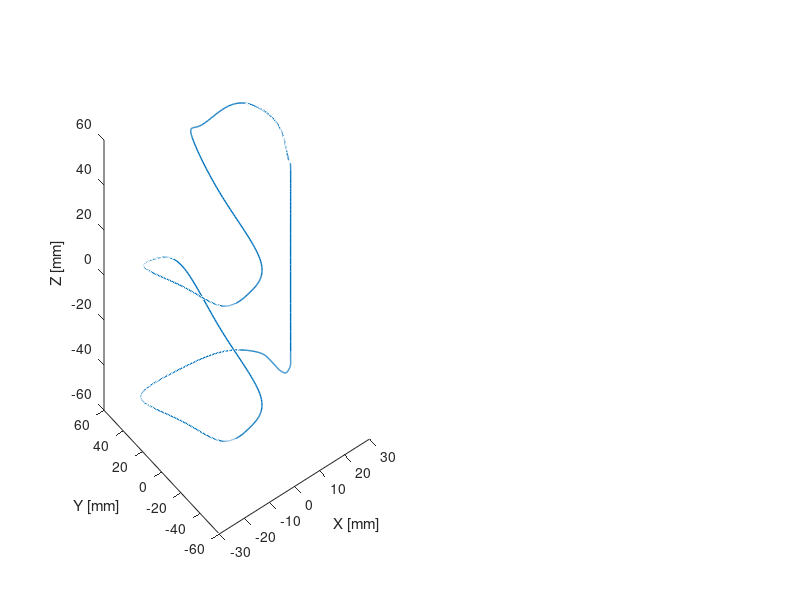

MATLAB code to generate this figure: (Note: this script raises an error after producing the figure.)
%/////////////////////////////////////////////////////////////////////////
%This program was made by Haoran and Julien Leclerc Ph.D, Robotic Swarm Control
%Laboratory, University of Houston, Department of Electrical and Computer
%Engineering
%/////////////////////////////////////////////////////////////////////
%Last modification: 9/27/2018

%This script is an algorithm simulating the functioning of a 3D magnetic
%manipulator. The system manipulates a cylinder magnet in the X-Y-Z plane. The cylinder
%revolution axis is in the same plane. The system has 6 electromagnets
%arranges in a square shape.

%Clear out everything
close all
clear all
image_index =1;
start=1;
%add folder path
addpath('stlTools')
addpath('Magnetic Field Functions')
addpath('Magnetic Field Gradient Functions')
addpath('complete Controller')
addpath('Filters')
addpath('Measurement Simulation')
addpath('Inverse Magnetics')
addpath('Physics Simulation')
addpath('Trajectory controllers')
addpath('Velocity Controllers')

%////////////////////////////////////////////////////////////////////////
%/////////////Begining of variables and constant definition//////////////
%Variables used to control the figures
%These values can be modified by the user
PlotPosition=[10,100,1500,680]; %Position of the window [x,y,wigth width, height]
nb_pts_per_axis_plot_conditioning=100; %Number of points to plot on each axis of the actuation matrix conditioning map
Plot_Side_Length=0.15;% [m]%Length to plot on each axis of the actuation matrix conditioning map
PlotConditioning=false; % Only plot conditioning when true. Set to false to dislabe this plot and speed up the computation
NbPtsTimePlot=20; %Number of time points to plot for the plots as function of time.

R_roll=0;
R_pitch = 0;
R_yaw=0;
R_Xoffset = 0.02;
R_Yoffset = 0.025;
R_Zoffset = -0.058;
Orien = [cos(R_yaw)*cos(R_pitch), sin(R_yaw)*cos(R_pitch), sin(R_pitch)];
P=[R_Xoffset,R_Yoffset,R_Zoffset]; %Initial position of the robot [ Xposition [m] , Yposition [m], roll[rad], pitch[rad], yall[rad]]
V=[0,0,0]; %Velocity of the robot[ Xvelocity [m/s] , Yvelocity [m/s], Zvelocity, Roll Velocity [rad/s], Pitch Velocity [rad/s], Yaw Velocity [rad/s]]

%Parameters of the controller
%These values can be modified by the user
HistoryErrorVelocityLegnth=300; %Number of points in the vector HistoryErrorVelocity. This vector is used to compute the integral component of the Velocity controller. It has a finite length and therfore allow forgeting old errors.
DistanceHistory = zeros(1003,1);
PositionHistory = zeros(1003,3);

%Other Constants definition
%These values can be modified by the user
T=0.31;%[m] length of the side of the cube formed by the coils.
Robot_Length=2e-3;%Length of the cylinder magnet[m]
Robot_diameter=0.75e-3;%[m] Diameter of the cylinder magnet[m]
RobotDensity=8000; %[Kg/m^3] Density of the robot, 8000 for Neodium magnets
coil_radius=0.1; %[m] Average radius of the electromagnets
NbTurns=795; %[no unit] Number of turns in the electromagnet
M=0.87e6; %Magnetization of the magnet [A/m]
CdForce=0.0015; %[N.s/m] Drag coefficient used in the controller internal model
CdTorque=0.00000005; 
RealCd=0.00015; %[N.s/m] Real Drag coefficient of the robot
Rho = 1000; %[Kg/m^3]
ControllerSpeedFactor=2; %[] 
deltaT=0.01; %[s] Time step for physics simulation

%Program Variables initialization, modify at your own risk.
time=0; %starting time.
LastTime=time-deltaT;
DragCoef=[CdForce,CdForce,CdForce];  % why in this form?
TimeVector=0; %Time vector initialization. Used for plot
VelocitySetpointVector=[0;0]; %Velocity Setpoint vector initialization. Used for plot
VelocityVector=[0;0;0]; %Velocity vector initialization. Used for plot
MaxB=0; %Maximum norm of flux density encountered in the map (used to set maximum flux density value of the map display)
HistoryErrorVelocity=zeros(3,HistoryErrorVelocityLegnth); %Initialize HistoryErrorVelocity
PhysicsIterNumber=0; %iteration number of physics simulation
NewErrorCovMatrix=eye(6,6); %Initialization of the covariance matrix used by the Kalman Filter
I=[0;0;0;0;0;0]; %Initialization of the current [0;0;0;0;0;0;]
StateVector=[0;0;0]; %Initialization of the state vector
MeasuredPositionVector=[0;0;0]; %Initialization of the measured position vector
RealPositionVector=[0;0;0]; %Initialization of the real position vector
Act=zeros(3,6); %Initialization of the actuation matrix
NewState=[P(1);P(2);P(3);V(1);V(2);V(3)]; %Initialize robot initial state
NewPositionMeasured=true; %Tell the controller a new position was measured

%%%%calculate high resolution trajectory and initial orientation for each
%%%%way point(roll pitch yaw)
TrajSetpoint=[77.5,23,-77.5;77.5,99.2,-77.5;78.5,106.5,-77.5;82.5,111.5,-77.5;93.218,118.15,-77.5;112.54,120,-81.5;116.5,121.3,-90.5;115.51,121.2,-99.5;112.5,120.8,-103.5;77.5,111.5,-105;37.5,101.5,-105;28.48,96.5,-112.5;37.5,91.5,-120;77.5,81.5,-120;117.5,71.5,-120;126.5,66.5,-112.5;117.5,61.5,-105;77.5,51.5,-105;37.5,41.5,-105;28.48,36.5,-112.5;37.5,31.5,-120;77.5,21.5,-120;117.5,11.54,-120;126.83,11.31,-115.99;126.5,10.67,-102.47;121.5,9.97,-87.48;109.08,9.57,-79.05;100.5,9.5,-77.5;91.5,9.5,-77.5;88.15,9.7,-77.5;83.9,10.69,-77.5;80.9,12.57,-77.5;78.21,15.9,-77.5;77.5,18.5,-77.5;77.5,23,-77.5];
[m,n]=size(TrajSetpoint);
Traj = zeros(m,n+1);
Traj(:,1:n) = TrajSetpoint(:,:);
Traj(:,n+1) = ones(m,1)*0.01;
orientation = zeros(1000,3);
XLD=linspace(0,1,m);
XHD=linspace(0,1,1000);

Xtraj=interp1(XLD,Traj(:,1),XHD,'spline');
Xtraj = Xtraj - (max(Xtraj)+min(Xtraj))/2;

Ytraj=interp1(XLD,Traj(:,2),XHD,'spline');
Ytraj = Ytraj - (max(Ytraj)+min(Ytraj))/2;

Ztraj=interp1(XLD,Traj(:,3),XHD,'spline');
Ztraj = Ztraj - (max(Ztraj)+min(Ztraj))/2;
for i = 1:1000
    if i == 1000
        orientation(i,:) = [Xtraj(1)-Xtraj(i),Ytraj(1)-Ytraj(i),Ztraj(1)-Ztraj(i)]/norm([Xtraj(1)-Xtraj(i),Ytraj(1)-Ytraj(i),Ztraj(1)-Ztraj(i)]);
    else
        orientation(i,:) = [Xtraj(i+1)-Xtraj(i),Ytraj(i+1)-Ytraj(i),Ztraj(i+1)-Ztraj(i)]/norm([Xtraj(i+1)-Xtraj(i),Ytraj(i+1)-Ytraj(i),Ztraj(i+1)-Ztraj(i)]);
    end
end

%Calculate constants used in the program
MagneticMoment=pi.*((Robot_diameter./2).^2).*Robot_Length.*M; %[A.m^2] Equivalent magnetic moment of the robot.
RobotMass=pi.*((Robot_diameter./2).^2).*Robot_Length.*RobotDensity; %[Kg] Mass of the robot
% J=[1/12*RobotMass*(3*(Robot_diameter./2)).^2; 1/12*RobotMass*(3*(Robot_diameter./2)).^2; 1/2*RobotMass*(Robot_diameter./2).^2]; %[Kg.m^2] Moment of inertia of the robot  https://en.wikipedia.org/wiki/List_of_moments_of_inertia

%/////////////End of variables and constant definition//////////////
%////////////////////////////////////////////////////////////////////////

%/////////////////////////////////////////////////////////////////////////
%Compute 3D map of the magnetic field produced by each coil for one amp. 
%Used for plot during compuation

xmin=-T/2.*1; %[m] minimum x plot value
xmax=T/2.*1; %[m] maximum x plot value
ymin=-T/2.*1; %[m] minimum y plot value
ymax=T/2.*1; %[m] maximum y plot value
zmin = 0; % [m] minimum z plot value
zmax = T.*1; %[m] maximum z plot value
NbPtsX=50; %Numbers of points to plot on x axis for flux density map Must be a multiple of 10 top plot quiver correctly
NbPtsY=50; %Numbers of points to plot on y axis for flux density map Must be a multiple of 10 top plot quiver correctly
NbPtsZ=50; %Numbers of points to plot on y axis for flux density map Must be a multiple of 10 top plot quiver correctly
NormB=zeros(NbPtsX,NbPtsY,NbPtsZ);


Xplot=linspace(xmin,xmax,NbPtsX); %Initialize x vector
Yplot=linspace(ymin,ymax,NbPtsY); %Initialize y vector
Zplot=linspace(zmin,zmax,NbPtsZ); %Initialize y vector
[Xg,Yg,Zg] = meshgrid(Xplot,Yplot,Zplot);

% XplotQuiver=linspace(xmin,xmax,NbPtsX./50); %Initialize x vector
% YplotQuiver=linspace(ymin,ymax,NbPtsY./50); %Initialize y vector
% ZplotQuiver=linspace(zmin,zmax,NbPtsZ./50); %Initialize y vector
% [XQ,YQ,ZQ] = meshgrid(XplotQuiver,YplotQuiver,ZplotQuiver);
% 
% for i=1:NbPtsX
%     if ~mod(i,10)
%         clc
%         disp('Computing flux density map. ')
%         disp(['Progress:',num2str(100.*i/NbPtsX),' %'])
%     end
%     for j=1:NbPtsY
%         for k = 1:NbPtsZ
%             MatPlotB(i,j,k,:,:)=[GFunction( 1,[Xplot(i),Yplot(j),Zplot(k)],coil_radius,T );GFunction( 2,[Xplot(i),Yplot(j),Zplot(k)],coil_radius,T );GFunction( 3,[Xplot(i),Yplot(j),Zplot(k)],coil_radius,T );GFunction( 4,[Xplot(i),Yplot(j),Zplot(k)],coil_radius ,T); GFunction( 5,[Xplot(i),Yplot(j),Zplot(k)],coil_radius,T );GFunction( 6,[Xplot(i),Yplot(j),Zplot(k)],coil_radius,T )]  ;       %#ok<*SAGROW>     
%         end
%     end
% end
% for i=1:NbPtsX./50
%     for j=1:NbPtsY./50
%         for k = 1: NbPtsZ./50
%         MatPlotBQuiver(i,j,k,:,:)=[GFunction( 1,[XplotQuiver(i),YplotQuiver(j),ZplotQuiver(k)],coil_radius,T );GFunction( 2,[XplotQuiver(i),YplotQuiver(j),ZplotQuiver(k)],coil_radius,T );GFunction( 3,[XplotQuiver(i),YplotQuiver(j),ZplotQuiver(k)],coil_radius,T );GFunction( 4,[XplotQuiver(i),YplotQuiver(j),ZplotQuiver(k)],coil_radius ,T);GFunction( 5,[XplotQuiver(i),YplotQuiver(j),ZplotQuiver(k)],coil_radius,T );GFunction( 6,[XplotQuiver(i),YplotQuiver(j),ZplotQuiver(k)],coil_radius,T )];       %#ok<*SAGROW>     
%         end
%     end
% end
%END  of  compute 3D map of the magnetic field produced by each coil for one amp. 
%/////////////////////////////////////////////////////////////////////////


%Update state of the robot
LastMeasuredPosition=P;
LastMeasuredTime=0;
LastPositionMeasureTime=0;
MeasuredPosition=P;
CalculatedVelocity=[0,0,0];
Integral=0;
VelocitySetpoint = [0,0,0];
OrienSetpoint = [0,0,0];

%/////////////3D plot initial environment and trajectory//////////////
%////////////////////////////////////////////////////////////////////////
        set(gcf, 'Position', PlotPosition)
        figure(1)
        %calculate robot roll pitch and yaw with deriction vector
        roll = Orien(1);
        pitch =Orien(2);
        yaw = Orien(3);
        x = cos(yaw)*cos(pitch);
        y = sin(yaw)*cos(pitch);
        z = sin(pitch);

        subplot(2,2,[1,3])
        cla
        plot3(Ztraj,Xtraj,Ytraj,'LineWidth',1)
        set(gca,'YDir','normal')
        set(gca,'ZDir','normal')
        set(gca,'XDir','normal')
        xlabel('X [mm]')
        ylabel('Y [mm]')
        zlabel('Z [mm]')
        set(gcf, 'Position', PlotPosition)
        hold on 
    %     quiver3(Ztraj(i),Xtraj(i),Ytraj(i),orientation(i,3)',orientation(i,1)',orientation(i,2)','color','r')
        robot = stlread('robot.stl');
        p1 = patch(robot,'EdgeColor','none','FaceColor',[0,0,0],'FaceLighting','phong','EdgeLighting','phong','FaceAlpha',0.6);
        R_X=[1,0,0;0,cos(pitch),-sin(pitch);0,sin(pitch),cos(pitch)];
        R_Y = [cos(roll),0,sin(roll);0,1,0;-sin(roll),0,cos(roll)];
        R_Z=[cos(yaw-pi/2),-sin(yaw-pi/2),0;sin(yaw-pi/2),cos(yaw-pi/2),0;0,0,1];
        p1.Vertices=(R_Z*R_X*R_Y*p1.Vertices')'+ P(1)*1000.*repmat([1,0,0],[size(robot,1),1])+P(2)*1000.*repmat([0,1,0],[size(robot,1),1])+P(3)*1000.*repmat([0,0,1],[size(robot,1),1]);
        camlight
        view([90,90,90])

        drawnow

%         subplot(2,2,2)
%         for i=1:NbPtsX
%             for j=1:NbPtsY
%                 for k=1:NbPtsZ
%                     TempField=MagField3D([Xplot(i);Yplot(j);Zplot(k)],NbTurns.*I,coil_radius,T );
%                     NormB(i,j,k)=norm(TempField);
%                 end
%             end
%         end
%         
%         slice(Xg,Yg,Zg,NormB,0,0,0)
%         title('Field Magnitude')
%         xlabel('x')
%         ylabel('y')
%         zlabel('z')

        subplot(2,2,4)
        cla
        grid on    

        hold on
        quiver3(0,0,0,5*x,5*y,5*z,'color','g')
        quiver3(0,0,0,10*x,10*y,10*z,'color','r')

        robot = stlread('robot.stl');
        p1 = patch(robot,'EdgeColor','none','FaceColor',[0,0,0],'FaceLighting','phong','EdgeLighting','phong','FaceAlpha',0.6);
        R_X=[1,0,0;0,cos(pitch),-sin(pitch);0,sin(pitch),cos(pitch)];
        R_Y = [cos(roll),0,sin(roll);0,1,0;-sin(roll),0,cos(roll)];
        R_Z=[cos(yaw-pi/2),-sin(yaw-pi/2),0;sin(yaw-pi/2),cos(yaw-pi/2),0;0,0,1];
        p1.Vertices=(R_Z*R_X*R_Y*p1.Vertices')'+ 0.*repmat([1,0,0],[size(robot,1),1])+0.*repmat([0,1,0],[size(robot,1),1])+0.*repmat([0,0,1],[size(robot,1),1]);
        axis([-5,5,-5,5,-5,5])
        camlight
        view([90,90,90])
        drawnow
        
        
        
%///////////////////////////////////////////////////////////////////////
%///////////Begining the main loop////////////////////////////////


while start==1



    if   ~mod(PhysicsIterNumber,ControllerSpeedFactor) %The controller runs ControllerSpeedFactor time slower than the physics simulation. The controller outputs are updated every ControllerSpeedFactor iterations.

        %Simulate the measurement of the position using the camera  
         PreviousMeasuredPosition=MeasuredPosition;
        [ MeasuredPosition,LastMeasuredTime ] = GaussianNoiseSensing( P, time, LastMeasuredTime,PreviousMeasuredPosition );


         %Update data used by the Kalman filter
         PreviousState=NewState;
         PreviousErrorCovMatrix=NewErrorCovMatrix;


         %Compute controller output
         [NewState, NewErrorCovMatrix, I, LastPositionMeasureTime, Orien, Act, MinimumDistanceIndex, Integral] = CompleteController1(PreviousMeasuredPosition, MeasuredPosition, time,deltaT,Traj, LastPositionMeasureTime,LastTime,RobotMass,Robot_diameter, DragCoef,I,PreviousState, PreviousErrorCovMatrix,15,Act,Integral,orientation,MagneticMoment,V);

         %Update last iteration time
         LastTime=time;
    end
    %Compute the physics
    [NewP, NewV] = ComputePhysics1(P,Orien, V, I, RobotMass, deltaT, coil_radius, T, RealCd,NbTurns, MagneticMoment, 10);
%     disp('current ')
%     disp(I')
    P=NewP; %Update current position
    V=NewV; %Update current velocity
    Orien = V./norm(V);
    time=time+deltaT; %update time    



%/////////////3D plot environment and trajectory//////////////
%////////////////////////////////////////////////////////////////////////

        set(gcf, 'Position', PlotPosition)
        figure(1)
        %calculate robot roll pitch and yaw with deriction vector
        roll = 0;
        pitch =atan2(Orien(3),sqrt(Orien(2)^2+Orien(1)^2));
        yaw = atan2(Orien(2),Orien(1));
        x = Orien(1);
        y = Orien(2);
        z = Orien(3);

        subplot(2,2,[1,3])
        cla
        plot3(Ztraj,Xtraj,Ytraj,'LineWidth',1)
        set(gca,'YDir','normal')
        set(gca,'ZDir','normal')
        set(gca,'XDir','normal')
        xlabel('X [mm]')
        ylabel('Y [mm]')
        zlabel('Z [mm]')
        set(gcf, 'Position', PlotPosition)
        hold on
        %get the nonzeros trajectory
        position = nonzeros(PositionHistory);
        [row,~] = size(position);
        Position = zeros(row/3,3);
        Position(:,1)=position(1:row/3);
        Position(:,2)=position((row/3+1):(2*row/3));
        Position(:,3)=position((2*row/3+1):row);
        plot3(Position(:,1)*1000,Position(:,2)*1000,Position(:,3)*1000,'LineWidth',1)

        plot3(Ztraj(MinimumDistanceIndex),Xtraj(MinimumDistanceIndex),Ytraj(MinimumDistanceIndex),'*r')
        plot3([P(1)*1000,Ztraj(MinimumDistanceIndex)],[P(2)*1000,Xtraj(MinimumDistanceIndex)],[P(3)*1000,Ytraj(MinimumDistanceIndex)],'r')
        quiver3(P(1)*1000,P(2)*1000,P(3)*1000,5*x,5*y,5*z,'color','g')

    %     quiver3(Ztraj(i),Xtraj(i),Ytraj(i),orientation(i,3)',orientation(i,1)',orientation(i,2)','color','r')
        robot = stlread('robot.stl');
        p1 = patch(robot,'EdgeColor','none','FaceColor',[0,0,0],'FaceLighting','phong','EdgeLighting','phong','FaceAlpha',0.6);
        R_X=[1,0,0;0,cos(pitch),-sin(pitch);0,sin(pitch),cos(pitch)];
        R_Y = [cos(roll),0,sin(roll);0,1,0;-sin(roll),0,cos(roll)];
        R_Z=[cos(yaw-pi/2),-sin(yaw-pi/2),0;sin(yaw-pi/2),cos(yaw-pi/2),0;0,0,1];
        p1.Vertices=(R_Z*R_X*R_Y*p1.Vertices')'+ P(1)*1000.*repmat([1,0,0],[size(robot,1),1])+P(2)*1000.*repmat([0,1,0],[size(robot,1),1])+P(3)*1000.*repmat([0,0,1],[size(robot,1),1]);
        camlight
        view([90,90,90])

        drawnow

    %         subplot(2,2,2)
    %         for i=1:NbPtsX
    %             for j=1:NbPtsY
    %                 for k=1:NbPtsZ
    %                     TempField=MagField3D([Xplot(i);Yplot(j);Zplot(k)],NbTurns.*I,coil_radius,T );
    %                     NormB(i,j,k)=norm(TempField);
    %                 end
    %             end
    %         end
    %         
    %         slice(Xg,Yg,Zg,NormB,0,0,0)
    %         title('Field Magnitude')
    %         xlabel('x')
    %         ylabel('y')
    %         zlabel('z')

        subplot(2,2,4)
        cla
        grid on  
        set(gca,'YDir','normal')
        set(gca,'ZDir','normal')
        set(gca,'XDir','normal')
        xlabel('X [mm]')
        ylabel('Y [mm]')
        zlabel('Z [mm]')
        
%         Current_direct = [P(1)*1000,P(2)*1000,P(3)*1000]-[Ztraj(MinimumDistanceIndex),Xtraj(MinimumDistanceIndex),Ytraj(MinimumDistanceIndex)];
%         Current_direct = Current_direct./norm(Current_direct);
        TargetPointVector = -[P(1)*1000,P(2)*1000,P(3)*1000]+[Ztraj(MinimumDistanceIndex),Xtraj(MinimumDistanceIndex),Ytraj(MinimumDistanceIndex)];
        TargetPointDierection = TargetPointVector ./ norm(TargetPointVector);       
        hold on
        quiver3(0,0,0,7.5*x,7.5*y,7.5*z,'color','g','LineWidth',1)
%         quiver3(0,0,0,10*Current_direct(1),10*Current_direct(2),10*Current_direct(3),'color','r')
        quiver3(0,0,0,10*orientation(MinimumDistanceIndex,3),10*orientation(MinimumDistanceIndex,1),10*orientation(MinimumDistanceIndex,2),'color','b','LineWidth',1)
        quiver3(0,0,0,7.5*TargetPointDierection(1),7.5*TargetPointDierection(2),7.5*TargetPointDierection(3),'color','r','LineWidth',1)

        robot = stlread('robot.stl');
        p1 = patch(robot,'EdgeColor','none','FaceColor',[0,0,0],'FaceLighting','phong','EdgeLighting','phong','FaceAlpha',0.6);
        R_X=[1,0,0;0,cos(pitch),-sin(pitch);0,sin(pitch),cos(pitch)];
        R_Y = [cos(roll),0,sin(roll);0,1,0;-sin(roll),0,cos(roll)];
        R_Z=[cos(yaw-pi/2),-sin(yaw-pi/2),0;sin(yaw-pi/2),cos(yaw-pi/2),0;0,0,1];
        p1.Vertices=(R_Z*R_X*R_Y*p1.Vertices')'+ 0.*repmat([1,0,0],[size(robot,1),1])+0.*repmat([0,1,0],[size(robot,1),1])+0.*repmat([0,0,1],[size(robot,1),1]);
        %axis([-5,5,-5,5,-5,5])
        legend('bot orien','desired orien','bot to closed')
        camlight
        view([90,90,90])
        drawnow

    %Update iteration counter
    PhysicsIterNumber=PhysicsIterNumber+1;
    PositionHistory(PhysicsIterNumber,:) = P(:);
    distance = MinimumDistance(P, Traj(:,1:3));
    DistanceHistory(PhysicsIterNumber+1) = distance;
    disp('Iteration number')
    disp(PhysicsIterNumber)
    if PhysicsIterNumber>800
        start=0;
    end
end

function [distance] = MinimumDistance (P, Traj)
    [m,~]=size(Traj);
    NbPtsInterp=1000;%Number of points used to interpolate the trajectory


    XTrajectory=Traj(:,1);
    YTrajectory=Traj(:,2);
    ZTrajectory = Traj(:,3);
    
    LowResIndex=(linspace(0,1,m));
    HighResIndex=linspace(0,1,NbPtsInterp);

    XHighResTrajectory = (interp1(LowResIndex,XTrajectory,HighResIndex,'spline'));
    Xtraj = XHighResTrajectory - (max(XHighResTrajectory)+min(XHighResTrajectory))/2;

    YHighResTrajectory = (interp1(LowResIndex,YTrajectory,HighResIndex,'spline'));
    Ytraj = YHighResTrajectory - (max(YHighResTrajectory)+min(YHighResTrajectory))/2;

    ZHighResTrajectory = (interp1(LowResIndex,ZTrajectory,HighResIndex,'spline'));
    Ztraj = ZHighResTrajectory - (max(ZHighResTrajectory)+min(ZHighResTrajectory))/2;
    
    RobotDistanceFromPath=sqrt((P(1)*1000-Ztraj).^2+(P(2)*1000-Xtraj).^2+(P(3)*1000-Ytraj).^2);
    distance=min(RobotDistanceFromPath);
end












